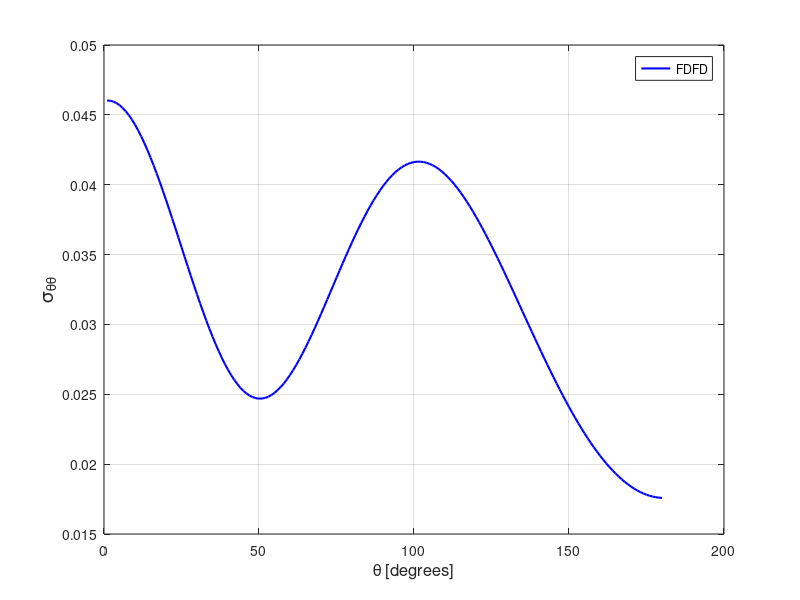

Here is the MATLAB script that generated this plot:
stt = [ 
    1  0.46025187E-01
    2  0.46011955E-01
    3  0.45952462E-01
    4  0.45846984E-01
    5  0.45696460E-01
    6  0.45501322E-01
    7  0.45262307E-01
    8  0.44980630E-01
    9  0.44657700E-01
   10  0.44294976E-01
   11  0.43893948E-01
   12  0.43456737E-01
   13  0.42985026E-01
   14  0.42481169E-01
   15  0.41946970E-01
   16  0.41385558E-01
   17  0.40798686E-01
   18  0.40189575E-01
   19  0.39560564E-01
   20  0.38914468E-01
   21  0.38254209E-01
   22  0.37582625E-01
   23  0.36902450E-01
   24  0.36216982E-01
   25  0.35528772E-01
   26  0.34841068E-01
   27  0.34156721E-01
   28  0.33478107E-01
   29  0.32808673E-01
   30  0.32150906E-01
   31  0.31507678E-01
   32  0.30881194E-01
   33  0.30274285E-01
   34  0.29689027E-01
   35  0.29128024E-01
   36  0.28593207E-01
   37  0.28086713E-01
   38  0.27610149E-01
   39  0.27165547E-01
   40  0.26754171E-01
   41  0.26377430E-01
   42  0.26036605E-01
   43  0.25732704E-01
   44  0.25466595E-01
   45  0.25238913E-01
   46  0.25050141E-01
   47  0.24900919E-01
   48  0.24790952E-01
   49  0.24720440E-01
   50  0.24689203E-01
   51  0.24696743E-01
   52  0.24742777E-01
   53  0.24826445E-01
   54  0.24947025E-01
   55  0.25103291E-01
   56  0.25294624E-01
   57  0.25519481E-01
   58  0.25776288E-01
   59  0.26064133E-01
   60  0.26380882E-01
   61  0.26724895E-01
   62  0.27094940E-01
   63  0.27488820E-01
   64  0.27904609E-01
   65  0.28340295E-01
   66  0.28794173E-01
   67  0.29263623E-01
   68  0.29747292E-01
   69  0.30242406E-01
   70  0.30747436E-01
   71  0.31260002E-01
   72  0.31778112E-01
   73  0.32299228E-01
   74  0.32821972E-01
   75  0.33343501E-01
   76  0.33863164E-01
   77  0.34377955E-01
   78  0.34886189E-01
   79  0.35386164E-01
   80  0.35876080E-01
   81  0.36354542E-01
   82  0.36819533E-01
   83  0.37269529E-01
   84  0.37703715E-01
   85  0.38119845E-01
   86  0.38517460E-01
   87  0.38894858E-01
   88  0.39251458E-01
   89  0.39585683E-01
   90  0.39897118E-01
   91  0.40184543E-01
   92  0.40447693E-01
   93  0.40685903E-01
   94  0.40898189E-01
   95  0.41085187E-01
   96  0.41245576E-01
   97  0.41379273E-01
   98  0.41486729E-01
   99  0.41567352E-01
  100  0.41621231E-01
  101  0.41648306E-01
  102  0.41649248E-01
  103  0.41623805E-01
  104  0.41572753E-01
  105  0.41496176E-01
  106  0.41394450E-01
  107  0.41268282E-01
  108  0.41118424E-01
  109  0.40944863E-01
  110  0.40748633E-01
  111  0.40530257E-01
  112  0.40290836E-01
  113  0.40030956E-01
  114  0.39751101E-01
  115  0.39452616E-01
  116  0.39136082E-01
  117  0.38802464E-01
  118  0.38452320E-01
  119  0.38087100E-01
  120  0.37707392E-01
  121  0.37314031E-01
  122  0.36908399E-01
  123  0.36491234E-01
  124  0.36063388E-01
  125  0.35625763E-01
  126  0.35179414E-01
  127  0.34725420E-01
  128  0.34264442E-01
  129  0.33797637E-01
  130  0.33325639E-01
  131  0.32849684E-01
  132  0.32370415E-01
  133  0.31888798E-01
  134  0.31405888E-01
  135  0.30922119E-01
  136  0.30438554E-01
  137  0.29956166E-01
  138  0.29475166E-01
  139  0.28996918E-01
  140  0.28521840E-01
  141  0.28050641E-01
  142  0.27584128E-01
  143  0.27122892E-01
  144  0.26667617E-01
  145  0.26218891E-01
  146  0.25777310E-01
  147  0.25343433E-01
  148  0.24917664E-01
  149  0.24500793E-01
  150  0.24093008E-01
  151  0.23694960E-01
  152  0.23306893E-01
  153  0.22929272E-01
  154  0.22562720E-01
  155  0.22207284E-01
  156  0.21863332E-01
  157  0.21531366E-01
  158  0.21211486E-01
  159  0.20903949E-01
  160  0.20609180E-01
  161  0.20327209E-01
  162  0.20058155E-01
  163  0.19802535E-01
  164  0.19560160E-01
  165  0.19331330E-01
  166  0.19116316E-01
  167  0.18915055E-01
  168  0.18727476E-01
  169  0.18554227E-01
  170  0.18394779E-01
  171  0.18249562E-01
  172  0.18118417E-01
  173  0.18001577E-01
  174  0.17898977E-01
  175  0.17810734E-01
  176  0.17736744E-01
  177  0.17677186E-01
  178  0.17631944E-01
  179  0.17601103E-01
  180  0.17584639E-01
  181  0.17582493E-01
  182  0.17594887E-01
  183  0.17621506E-01
  184  0.17662665E-01
  185  0.17718015E-01
  186  0.17787842E-01
  187  0.17871901E-01
  188  0.17970316E-01
  189  0.18082891E-01
  190  0.18209804E-01
  191  0.18350765E-01
  192  0.18505812E-01
  193  0.18675005E-01
  194  0.18858213E-01
  195  0.19055279E-01
  196  0.19266058E-01
  197  0.19490575E-01
  198  0.19728551E-01
  199  0.19980049E-01
  200  0.20244826E-01
  201  0.20522675E-01
  202  0.20813504E-01
  203  0.21116968E-01
  204  0.21433115E-01
  205  0.21761145E-01
  206  0.22101372E-01
  207  0.22453349E-01
  208  0.22816559E-01
  209  0.23190884E-01
  210  0.23575913E-01
  211  0.23971271E-01
  212  0.24376521E-01
  213  0.24791157E-01
  214  0.25214888E-01
  215  0.25647165E-01
  216  0.26087398E-01
  217  0.26535029E-01
  218  0.26989764E-01
  219  0.27450662E-01
  220  0.27917452E-01
  221  0.28389150E-01
  222  0.28865328E-01
  223  0.29345360E-01
  224  0.29828256E-01
  225  0.30313481E-01
  226  0.30800153E-01
  227  0.31287622E-01
  228  0.31775076E-01
  229  0.32261547E-01
  230  0.32746285E-01
  231  0.33228621E-01
  232  0.33707358E-01
  233  0.34181919E-01
  234  0.34650981E-01
  235  0.35113905E-01
  236  0.35569649E-01
  237  0.36017444E-01
  238  0.36456253E-01
  239  0.36885086E-01
  240  0.37302956E-01
  241  0.37708975E-01
  242  0.38102262E-01
  243  0.38481440E-01
  244  0.38846321E-01
  245  0.39195176E-01
  246  0.39527502E-01
  247  0.39842453E-01
  248  0.40138889E-01
  249  0.40416107E-01
  250  0.40673204E-01
  251  0.40909376E-01
  252  0.41123826E-01
  253  0.41315723E-01
  254  0.41484687E-01
  255  0.41629713E-01
  256  0.41749746E-01
  257  0.41845493E-01
  258  0.41915264E-01
  259  0.41959260E-01
  260  0.41976597E-01
  261  0.41967321E-01
  262  0.41931041E-01
  263  0.41867647E-01
  264  0.41776869E-01
  265  0.41659191E-01
  266  0.41513890E-01
  267  0.41341610E-01
  268  0.41142587E-01
  269  0.40916923E-01
  270  0.40664811E-01
  271  0.40387463E-01
  272  0.40085036E-01
  273  0.39758582E-01
  274  0.39408382E-01
  275  0.39035492E-01
  276  0.38641360E-01
  277  0.38226049E-01
  278  0.37792217E-01
  279  0.37339836E-01
  280  0.36871172E-01
  281  0.36387037E-01
  282  0.35889424E-01
  283  0.35379920E-01
  284  0.34860041E-01
  285  0.34331765E-01
  286  0.33796836E-01
  287  0.33257041E-01
  288  0.32715064E-01
  289  0.32171845E-01
  290  0.31629968E-01
  291  0.31092020E-01
  292  0.30559704E-01
  293  0.30034725E-01
  294  0.29519642E-01
  295  0.29016888E-01
  296  0.28528018E-01
  297  0.28055841E-01
  298  0.27601710E-01
  299  0.27168263E-01
  300  0.26757142E-01
  301  0.26370544E-01
  302  0.26010212E-01
  303  0.25678096E-01
  304  0.25375588E-01
  305  0.25104737E-01
  306  0.24866747E-01
  307  0.24662865E-01
  308  0.24494862E-01
  309  0.24363514E-01
  310  0.24269829E-01
  311  0.24214728E-01
  312  0.24198819E-01
  313  0.24222821E-01
  314  0.24286786E-01
  315  0.24391295E-01
  316  0.24536086E-01
  317  0.24721166E-01
  318  0.24946000E-01
  319  0.25210397E-01
  320  0.25513211E-01
  321  0.25854031E-01
  322  0.26231607E-01
  323  0.26644530E-01
  324  0.27092109E-01
  325  0.27571976E-01
  326  0.28082775E-01
  327  0.28622808E-01
  328  0.29189523E-01
  329  0.29781444E-01
  330  0.30395918E-01
  331  0.31030435E-01
  332  0.31682756E-01
  333  0.32350156E-01
  334  0.33029888E-01
  335  0.33719253E-01
  336  0.34415476E-01
  337  0.35115391E-01
  338  0.35816114E-01
  339  0.36515292E-01
  340  0.37208982E-01
  341  0.37895214E-01
  342  0.38570281E-01
  343  0.39231636E-01
  344  0.39876420E-01
  345  0.40501874E-01
  346  0.41105267E-01
  347  0.41683860E-01
  348  0.42235162E-01
  349  0.42756665E-01
  350  0.43246418E-01
  351  0.43701965E-01
  352  0.44121530E-01
  353  0.44502795E-01
  354  0.44844668E-01
  355  0.45145337E-01
  356  0.45403425E-01
  357  0.45618188E-01
  358  0.45788344E-01
  359  0.45913201E-01
  360  0.45992065E-01
 ]; 
plot(stt(1:180,1),stt(1:180,2),'b-','linewidth',1.5 ); 
grid on 
legend('FDFD');
xlabel('\theta [degrees]','FontSize',12);
ylabel('\sigma_{\theta\theta}','FontSize',14);
